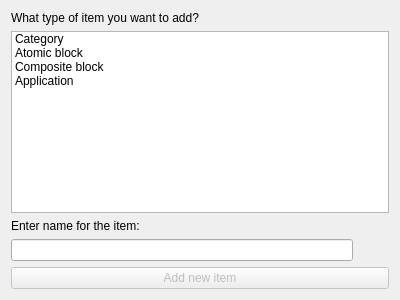
<?xml version="1.0" encoding="UTF-8"?>
<ui version="4.0">
 <class>NewFileDialog</class>
 <widget class="QDialog" name="NewFileDialog">
  <property name="geometry">
   <rect>
    <x>0</x>
    <y>0</y>
    <width>400</width>
    <height>300</height>
   </rect>
  </property>
  <property name="windowTitle">
   <string>Add new block or category</string>
  </property>
  <layout class="QVBoxLayout" name="verticalLayout">
   <item>
    <widget class="QLabel" name="label">
     <property name="text">
      <string>What type of item you want to add?</string>
     </property>
    </widget>
   </item>
   <item>
    <widget class="QListWidget" name="typeList">
     <property name="currentRow">
      <number>-1</number>
     </property>
     <item>
      <property name="text">
       <string>Category</string>
      </property>
     </item>
     <item>
      <property name="text">
       <string>Atomic block</string>
      </property>
     </item>
     <item>
      <property name="text">
       <string>Composite block</string>
      </property>
     </item>
     <item>
      <property name="text">
       <string>Application</string>
      </property>
     </item>
    </widget>
   </item>
   <item>
    <widget class="QLabel" name="label_2">
     <property name="text">
      <string>Enter name for the item:</string>
     </property>
    </widget>
   </item>
   <item>
    <layout class="QHBoxLayout" name="horizontalLayout">
     <item>
      <widget class="QLineEdit" name="name"/>
     </item>
     <item>
      <widget class="QLabel" name="suffix">
       <property name="minimumSize">
        <size>
         <width>30</width>
         <height>0</height>
        </size>
       </property>
      </widget>
     </item>
    </layout>
   </item>
   <item>
    <widget class="QPushButton" name="add">
     <property name="enabled">
      <bool>false</bool>
     </property>
     <property name="text">
      <string>Add new item</string>
     </property>
    </widget>
   </item>
  </layout>
 </widget>
 <resources/>
 <connections>
  <connection>
   <sender>typeList</sender>
   <signal>itemClicked(QListWidgetItem*)</signal>
   <receiver>NewFileDialog</receiver>
   <slot>typeChosen(QListWidgetItem*)</slot>
   <hints>
    <hint type="sourcelabel">
     <x>230</x>
     <y>116</y>
    </hint>
    <hint type="destinationlabel">
     <x>611</x>
     <y>128</y>
    </hint>
   </hints>
  </connection>
  <connection>
   <sender>name</sender>
   <signal>textChanged(QString)</signal>
   <receiver>NewFileDialog</receiver>
   <slot>validate()</slot>
   <hints>
    <hint type="sourcelabel">
     <x>321</x>
     <y>253</y>
    </hint>
    <hint type="destinationlabel">
     <x>449</x>
     <y>226</y>
    </hint>
   </hints>
  </connection>
  <connection>
   <sender>add</sender>
   <signal>clicked()</signal>
   <receiver>NewFileDialog</receiver>
   <slot>leave()</slot>
   <hints>
    <hint type="sourcelabel">
     <x>243</x>
     <y>273</y>
    </hint>
    <hint type="destinationlabel">
     <x>583</x>
     <y>232</y>
    </hint>
   </hints>
  </connection>
 </connections>
 <slots>
  <slot>typeChosen(QListWidgetItem*)</slot>
  <slot>validate()</slot>
  <slot>leave()</slot>
 </slots>
</ui>
